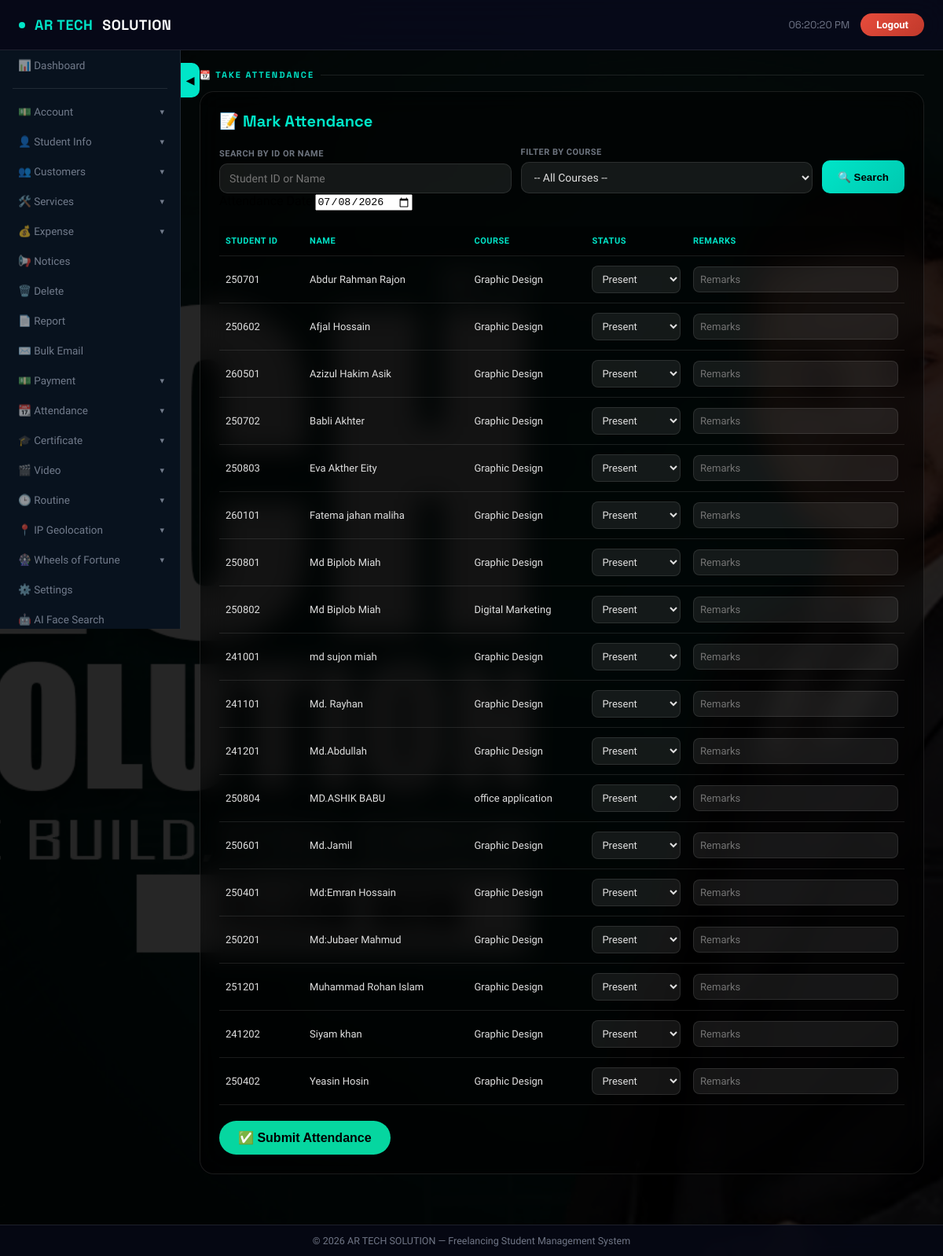
/admin/attendance.php (signed in), run on an earlier commit of the app's database.
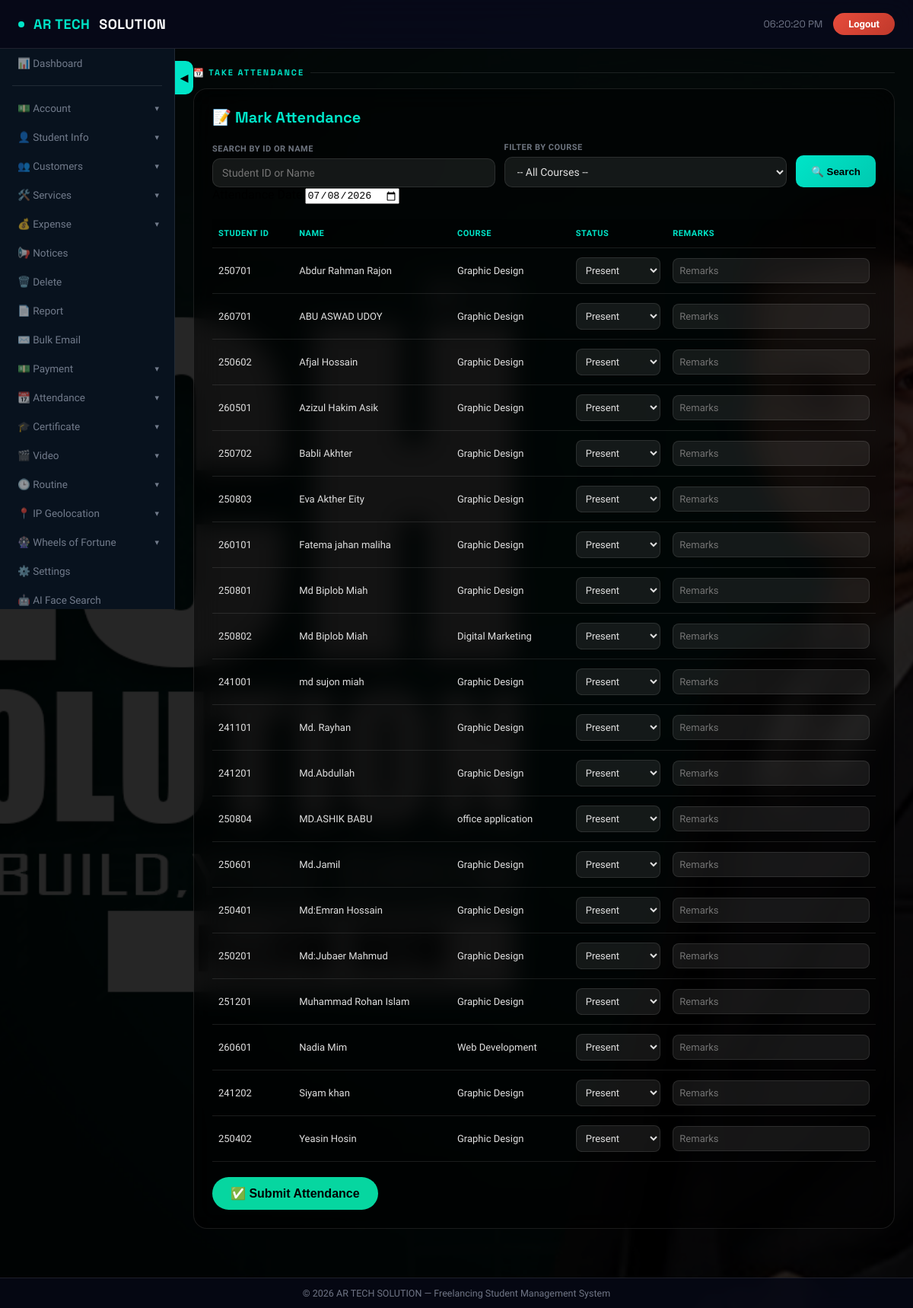
And on a later commit of the database.
### tables this page shows
CREATE TABLE `students` (
  `student_id` int(11) NOT NULL,
  `name` varchar(255) NOT NULL,
  `father_name` varchar(255) DEFAULT NULL,
  `mother_name` varchar(255) DEFAULT NULL,
  `dob` date DEFAULT NULL,
  `present_address` text DEFAULT NULL,
  `permanent_address` text DEFAULT NULL,
  `id_type` enum('NID','Birth ID') NOT NULL,
  `nid_birth_id` varchar(50) DEFAULT NULL,
  `email` varchar(255) NOT NULL,
  `course_category` enum('Web Development','Graphic Design','Digital Marketing','Freelancing','office application') NOT NULL,
  `course_status` enum('ongoing','finished','incomplete') DEFAULT 'ongoing',
  `is_blocked` tinyint(1) DEFAULT 0,
  `issue_date` date DEFAULT NULL,
  `course_start_date` date DEFAULT NULL,
  `course_end_date` date DEFAULT NULL,
  `city` varchar(100) DEFAULT NULL,
  `district` varchar(100) DEFAULT NULL,
  `course_fee` decimal(10,2) DEFAULT NULL,
  `paid_fee` decimal(10,2) DEFAULT NULL,
  `profile_image` varchar(255) DEFAULT NULL,
  `created_at` timestamp NOT NULL DEFAULT current_timestamp(),
  `last_updated` timestamp NOT NULL DEFAULT current_timestamp() ON UPDATE current_timestamp(),
  `phone_number` varchar(20) DEFAULT NULL,
  `gender` varchar(10) DEFAULT NULL,
  `marital_status` varchar(20) DEFAULT NULL,
  `occupation` varchar(50) DEFAULT NULL,
  `religion` varchar(30) DEFAULT NULL,
  `country` varchar(50) DEFAULT NULL
);

### admin/config.php (called while the page is built, shortened)
<?php
if (!isset($conn)) {
    $conn = new mysqli("localhost", "root", "", "freelancing");
}
$settings = [];
$result = $conn->query("SELECT setting_key, setting_value FROM app_settings");
if ($result) {
    while ($row = $result->fetch_assoc()) {
        $settings[$row['setting_key']] = $row['setting_value'];
    }
}
$dark_mode = isset($settings['dark_mode']) && $settings['dark_mode'] == '1';
?>

### admin/attendance.php (the view, shortened to what this page needs)
<?php
require_once 'config.php';
$search = isset($_GET["search"]) ? $conn->real_escape_string($_GET["search"]) : "";
$sql = "SELECT student_id, name, course_category FROM students WHERE 1";
$sql .= " ORDER BY name ASC";
$students = $conn->query($sql);
?>
<!DOCTYPE html>
<html lang="en">
<head>
</head>
<body class="<?php echo $dark_mode ? 'dark-mode' : ''; ?>">
<nav class="topnav">
    <div style="display:flex;align-items:center;gap:14px;">
        <div class="topnav-brand">
            <div class="brand-dot"></div>
            <span>AR TECH</span> SOLUTION
        </div>
    </div>
    <div class="topnav-right">
        <div class="topnav-time" id="liveClock"></div>
        <a href="logout.php" class="logout-btn">Logout</a>
    </div>
</nav>
<?php
include 'navigation.php';
?>
<div class="sidebar-toggle-pill" id="sidebarToggle">◀</div>
<main class="main" id="mainContent">
    <div class="section-title">📆 Take Attendance</div>
    <div class="card">
        <h2>📝 Mark Attendance</h2>
        <form method="GET" class="filter-box">
            <div class="form-group">
                <label>Search by ID or Name</label>
                <input type="text" name="search" placeholder="Student ID or Name" value="<?php echo htmlspecialchars($search); ?>">
            </div>
            <div class="form-group">
                <label>Filter by Course</label>
                <select name="course">
                    <option value="">-- All Courses --</option>
                </select>
            </div>
            <button type="submit">🔍 Search</button>
        </form>
        <form method="POST">
            <div class="form-group" style="margin-bottom: 20px;">
                <label>Attendance Date</label>
                <input type="date" name="attendance_date" value="<?php echo date('Y-m-d'); ?>" required style="width: auto; display: inline-block;">
            </div>
            <div style="overflow-x: auto;">
                <table class="attendance-table">
                    <thead>
                        <tr>
                            <th>Student ID</th><th>Name</th><th>Course</th>
                            <th>Status</th><th>Remarks</th>
                        </tr>
                    </thead>
                    <tbody>
                        <?php if ($students && $students->num_rows > 0): ?>
                            <?php while ($row = $students->fetch_assoc()): ?>
                                <tr>
                                    <td><?php echo htmlspecialchars($row["student_id"]); ?></td>
                                    <td><?php echo htmlspecialchars($row["name"]); ?></td>
                                    <td><?php echo htmlspecialchars($row["course_category"]); ?></td>
                                    <td>
                                        <select name="attendance[<?php echo htmlspecialchars($row["student_id"]); ?>][status]">
                                            <option value="Present">Present</option>
                                        </select>
                                    </td>
                                    <td>
                                        <input type="text" name="attendance[<?php echo htmlspecialchars($row["student_id"]); ?>][remarks]" placeholder="Remarks">
                                    </td>
                                </tr>
                            <?php endwhile; ?>
                        <?php else: ?>
                            <tr><td colspan="5" class="no-data">❌ No students found. Adjust filters.</td></tr>
                        <?php endif; ?>
                    </tbody>
                </table>
            </div>
            <?php if ($students && $students->num_rows > 0): ?>
                <button type="submit" name="submit_attendance" class="submit-btn">✅ Submit Attendance</button>
            <?php endif; ?>
        </form>
    </div>
</main>
<div class="footer">
    &copy; <?php echo date("Y"); ?> AR TECH SOLUTION — Freelancing Student Management System
</div>
</body>
</html>

What changed in the data, as far as the page shows it:
added students: student_id "260701", name "ABU ASWAD UDOY", course_category "Graphic Design", student_id "Present"
added students: student_id "260601", name "Nadia Mim", course_category "Web Development", student_id "Present"
